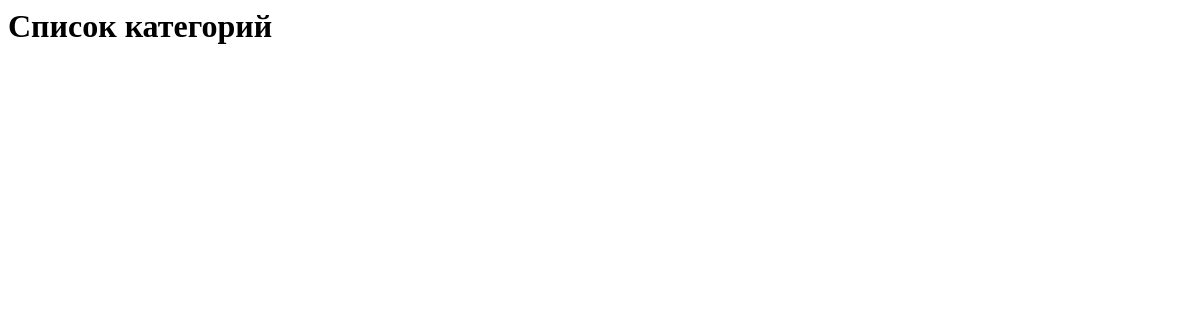
/shop/categories/, run on an earlier commit of the app's database.
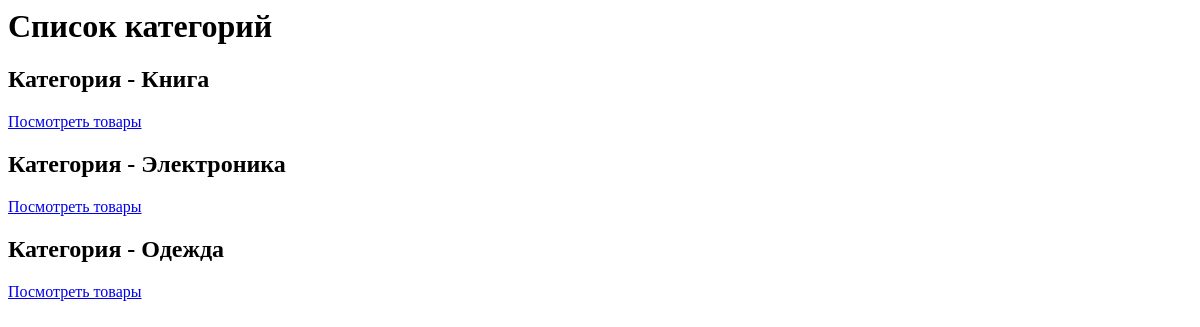
And on a later commit of the database.
### myShop/models.py (models this page shows, shortened)
class Category(models.Model):
    name = models.CharField(max_length=100)

### myShop/views.py (the view)
# urls.py: path("categories/", views.categories),
def categories(request):
    categories = Category.objects.all()
    return render(request, "categories.html", {"categories": categories})

### templates/categories.html
<h1>Список категорий</h1>
{% for i in categories %}
<h2>Категория - {{ i.name }}</h2>
<a href="/shop/category/{{ i.id }}/">
    Посмотреть товары
</a>
{% endfor %}

What changed in the data, as far as the page shows it:
added Category: name "Книга"
added Category: name "Электроника"
added Category: name "Одежда"
